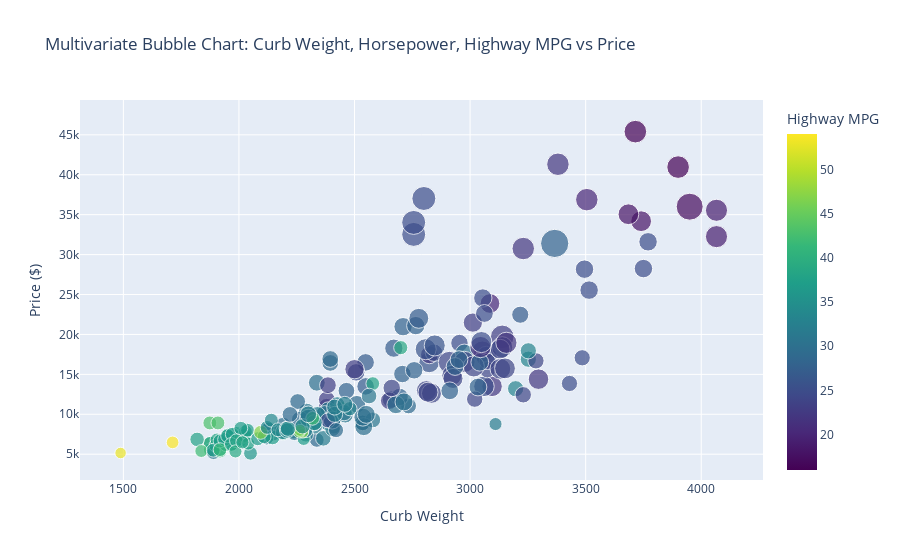

Notebook cell for this chart:
### Markdown cell above
## Predictive Feature Relationships

### Code cell
# Multivariate bubble plot
# Visualizes how curb weight, horsepower, and highway MPG together relate to car price.
# Heavier, powerful, low-MPG cars tend to be pricier; lighter, efficient cars cost less.


fig = px.scatter(df,
                 x='curb_weight',
                 y='price',
                 size='horse_power',
                 color='highwaympg',
                 hover_data=['brand', 'model', 'engine_size'],
                 title='Multivariate Bubble Chart: Curb Weight, Horsepower, Highway MPG vs Price',
                 labels={
                     'curb_weight': 'Curb Weight',
                     'price': 'Price ($)',
                     'horse_power': 'Horse Power',
                     'highwaympg': 'Highway MPG'
                 },
                 color_continuous_scale='Viridis')

fig.update_layout(showlegend=True)
fig.show()

### Figure 1 — Plotly figure (JSON) as saved in the notebook; plotly's stock layout.template omitted (floating-point values rounded to 4 significant figures; data arrays with more than 128 entries replaced by an {"elided": "..."} marker saying what was removed)
{"data": [{"customdata": {"elided": "205x3 mixed values"}, "hovertemplate": "Curb Weight=%{x}<br>Price ($)=%{y}<br>Horse Power=%{marker.size}<br>brand=%{customdata[0]}<br>model=%{customdata[1]}<br>engine_size=%{customdata[2]}<br>Highway MPG=%{marker.color}<extra></extra>", "legendgroup": "", "marker": {"color": {"elided": "205 int values"}, "coloraxis": "coloraxis", "size": {"elided": "205 int values"}, "sizemode": "area", "sizeref": 0.72, "symbol": "circle"}, "mode": "markers", "name": "", "orientation": "v", "showlegend": false, "type": "scatter", "x": {"elided": "205 int values"}, "xaxis": "x", "y": {"elided": "205 float values"}, "yaxis": "y"}], "layout": {"coloraxis": {"colorbar": {"title": {"text": "Highway MPG"}}, "colorscale": [[0, "#440154"], [0.1111, "#482878"], [0.2222, "#3e4989"], [0.3333, "#31688e"], [0.4444, "#26828e"], [0.5556, "#1f9e89"], [0.6667, "#35b779"], [0.7778, "#6ece58"], [0.8889, "#b5de2b"], [1, "#fde725"]]}, "legend": {"itemsizing": "constant", "tracegroupgap": 0}, "showlegend": true, "title": {"text": "Multivariate Bubble Chart: Curb Weight, Horsepower, Highway MPG vs Price"}, "xaxis": {"anchor": "y", "domain": [0, 1], "title": {"text": "Curb Weight"}}, "yaxis": {"anchor": "x", "domain": [0, 1], "title": {"text": "Price ($)"}}}}
